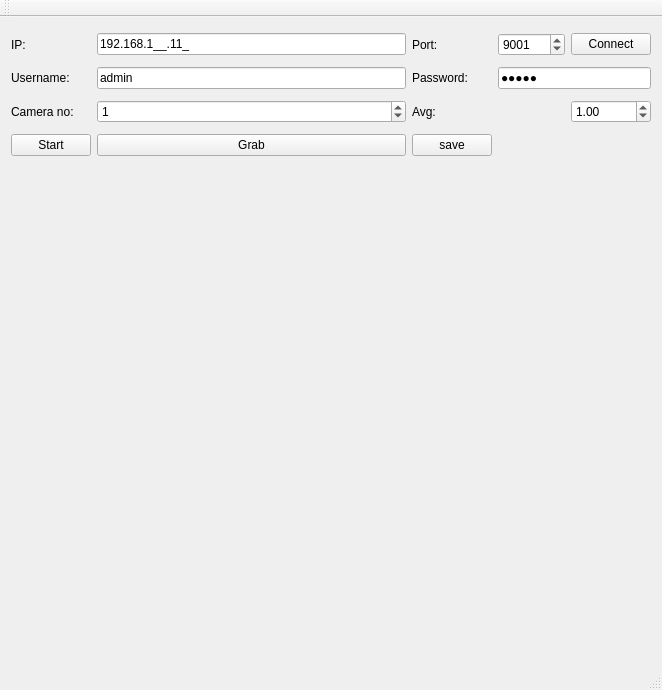
<?xml version="1.0" encoding="UTF-8"?>
<ui version="4.0">
 <class>MainWindow</class>
 <widget class="QMainWindow" name="MainWindow">
  <property name="geometry">
   <rect>
    <x>0</x>
    <y>0</y>
    <width>658</width>
    <height>690</height>
   </rect>
  </property>
  <property name="windowTitle">
   <string>MainWindow</string>
  </property>
  <widget class="QWidget" name="centralWidget">
   <layout class="QGridLayout" name="gridLayout">
    <item row="0" column="0">
     <widget class="QLabel" name="labelIpAddress">
      <property name="text">
       <string>IP:</string>
      </property>
     </widget>
    </item>
    <item row="0" column="1">
     <widget class="QLineEdit" name="lineEditIPAddress">
      <property name="inputMask">
       <string>000.000.000.000;_</string>
      </property>
      <property name="text">
       <string>192.168.1.11</string>
      </property>
     </widget>
    </item>
    <item row="0" column="2">
     <widget class="QLabel" name="labelPort">
      <property name="text">
       <string>Port:</string>
      </property>
     </widget>
    </item>
    <item row="0" column="3">
     <widget class="QSpinBox" name="spinBoxPort">
      <property name="maximum">
       <number>9999999</number>
      </property>
      <property name="value">
       <number>9001</number>
      </property>
     </widget>
    </item>
    <item row="0" column="4">
     <widget class="QPushButton" name="pushButtonConnect">
      <property name="text">
       <string>Connect</string>
      </property>
     </widget>
    </item>
    <item row="1" column="0">
     <widget class="QLabel" name="labelUsername">
      <property name="text">
       <string>Username:</string>
      </property>
     </widget>
    </item>
    <item row="1" column="1">
     <widget class="QLineEdit" name="lineEditUsername">
      <property name="text">
       <string>admin</string>
      </property>
      <property name="maxLength">
       <number>32</number>
      </property>
     </widget>
    </item>
    <item row="1" column="2">
     <widget class="QLabel" name="labelPassword">
      <property name="text">
       <string>Password:</string>
      </property>
     </widget>
    </item>
    <item row="1" column="3" colspan="2">
     <widget class="QLineEdit" name="lineEditPassword">
      <property name="text">
       <string>admin</string>
      </property>
      <property name="maxLength">
       <number>32</number>
      </property>
      <property name="echoMode">
       <enum>QLineEdit::Password</enum>
      </property>
     </widget>
    </item>
    <item row="2" column="0">
     <widget class="QLabel" name="label">
      <property name="text">
       <string>Camera no:</string>
      </property>
     </widget>
    </item>
    <item row="2" column="1">
     <widget class="QSpinBox" name="spinBox">
      <property name="value">
       <number>1</number>
      </property>
     </widget>
    </item>
    <item row="3" column="0">
     <widget class="QPushButton" name="pushButton">
      <property name="text">
       <string>Start</string>
      </property>
     </widget>
    </item>
    <item row="3" column="1">
     <widget class="QPushButton" name="pushButtonGrab">
      <property name="text">
       <string>Grab</string>
      </property>
     </widget>
    </item>
    <item row="3" column="2">
     <widget class="QPushButton" name="pushButton_2">
      <property name="text">
       <string>save</string>
      </property>
     </widget>
    </item>
    <item row="4" column="0" colspan="5">
     <widget class="QLabel" name="labelImage">
      <property name="minimumSize">
       <size>
        <width>640</width>
        <height>480</height>
       </size>
      </property>
      <property name="maximumSize">
       <size>
        <width>640</width>
        <height>480</height>
       </size>
      </property>
      <property name="text">
       <string/>
      </property>
     </widget>
    </item>
    <item row="3" column="3">
     <widget class="QLabel" name="labelDelay">
      <property name="text">
       <string/>
      </property>
     </widget>
    </item>
    <item row="3" column="4">
     <widget class="QLabel" name="labelFPS">
      <property name="text">
       <string/>
      </property>
     </widget>
    </item>
    <item row="2" column="2">
     <widget class="QLabel" name="label_2">
      <property name="text">
       <string>Avg:</string>
      </property>
     </widget>
    </item>
    <item row="2" column="3">
     <widget class="QLabel" name="labelFPSAvg">
      <property name="text">
       <string/>
      </property>
     </widget>
    </item>
    <item row="2" column="4">
     <widget class="QDoubleSpinBox" name="doubleSpinBox">
      <property name="value">
       <double>1.000000000000000</double>
      </property>
     </widget>
    </item>
   </layout>
  </widget>
  <widget class="QMenuBar" name="menuBar">
   <property name="geometry">
    <rect>
     <x>0</x>
     <y>0</y>
     <width>658</width>
     <height>25</height>
    </rect>
   </property>
  </widget>
  <widget class="QToolBar" name="mainToolBar">
   <attribute name="toolBarArea">
    <enum>TopToolBarArea</enum>
   </attribute>
   <attribute name="toolBarBreak">
    <bool>false</bool>
   </attribute>
  </widget>
  <widget class="QStatusBar" name="statusBar"/>
 </widget>
 <layoutdefault spacing="6" margin="11"/>
 <resources/>
 <connections/>
</ui>
